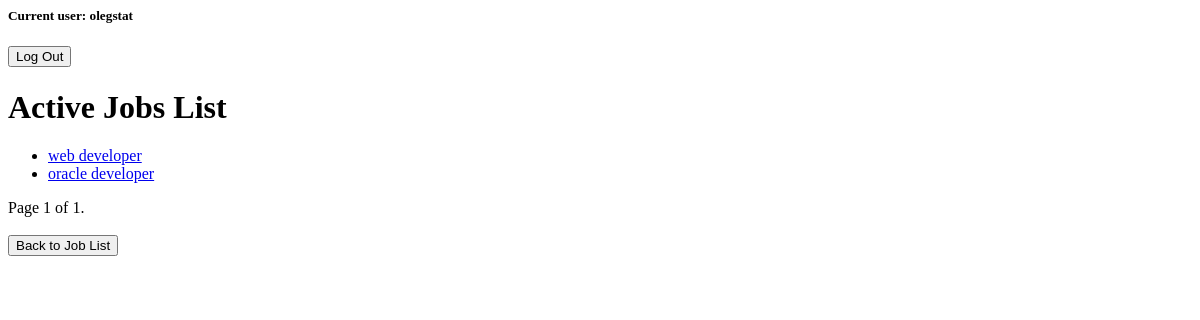
The app's page /active-jobs/ (signed in), older data.
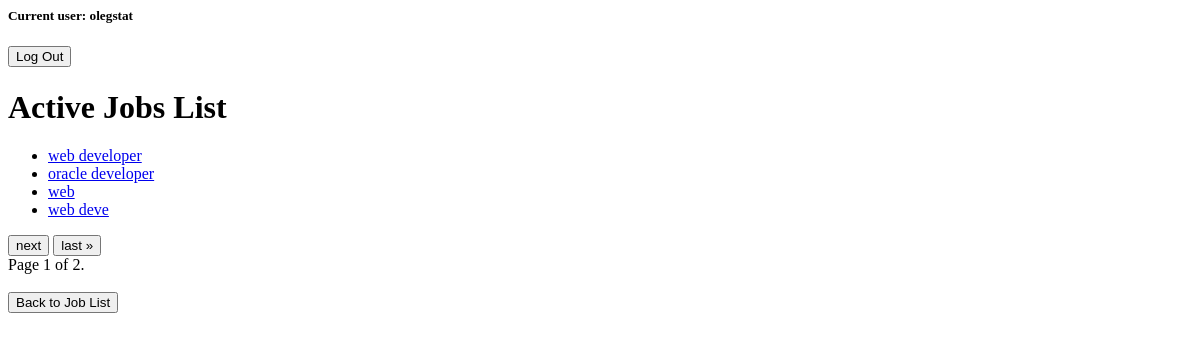
The same page, newer data.
### job_list/models.py (models this page shows, shortened)
class JobPost(models.Model):
    title = models.CharField(max_length=255)
    job_description = models.TextField()
    date = models.DateField(auto_now=True)
    due_date = models.DateField(auto_now=False)

### job_list/views.py (the view)
# urls.py: path('active-jobs/', views.active_jobs, name='active-jobs'),
def active_jobs(request):
    active_job_list = JobPost.objects.filter(due_date__gte = datetime.now())
    paginator = Paginator(active_job_list, 4)
    page = request.GET.get('page')
    active_jobs = paginator.get_page(page)
    return render(request, 'active_jobs.html', {'active_jobs': active_jobs})

### job_list/templates/active_jobs.html (shortened to what this page needs)
{% if user.username %}
    <h5>Current user: {{ user.username }}</h5>
    <button onclick="window.location.href='{% url "logout" %}'">Log Out</button>
    <h1>Active Jobs List</h1>
    {% if active_jobs %}
        <ul>
            {% for job in active_jobs %}
                <li>
                    <a href="{% url 'job-detail' job.id %}">{{job.title}}</a>
                </li>
            {% endfor %}
        </ul>
    {% else %}
        <p>There are no active jobs!</p>
    {% endif %}
    <div class="pagination">
        <span class="step-links">
            {% if active_jobs.has_next %}
                <button onclick=window.location.href="?page={{ active_jobs.next_page_number }}">next</button>
                <button onclick=window.location.href="?page={{ active_jobs.paginator.num_pages }}">last &raquo;</button>
            {% endif %}
        <span class="current">
            Page {{ active_jobs.number }} of {{ active_jobs.paginator.num_pages }}.
        </span>
        </span>
    </div>
    <button onclick="window.location.href = '{% url "job-list" %}'">Back to Job List</button>
{% else %}
    <p>You are not authorised to see this page! Go to <a href="{% url 'login' %}">login</a> page</p>
{% endif %}

Row changes from the older to the newer data that the page shows:
added JobPost: title "web"
added JobPost: title "web deve"
Text that changed along with them:
{{ active_jobs.paginator.num_pages }}: "1" → "2"
text now shown: "next last »"
